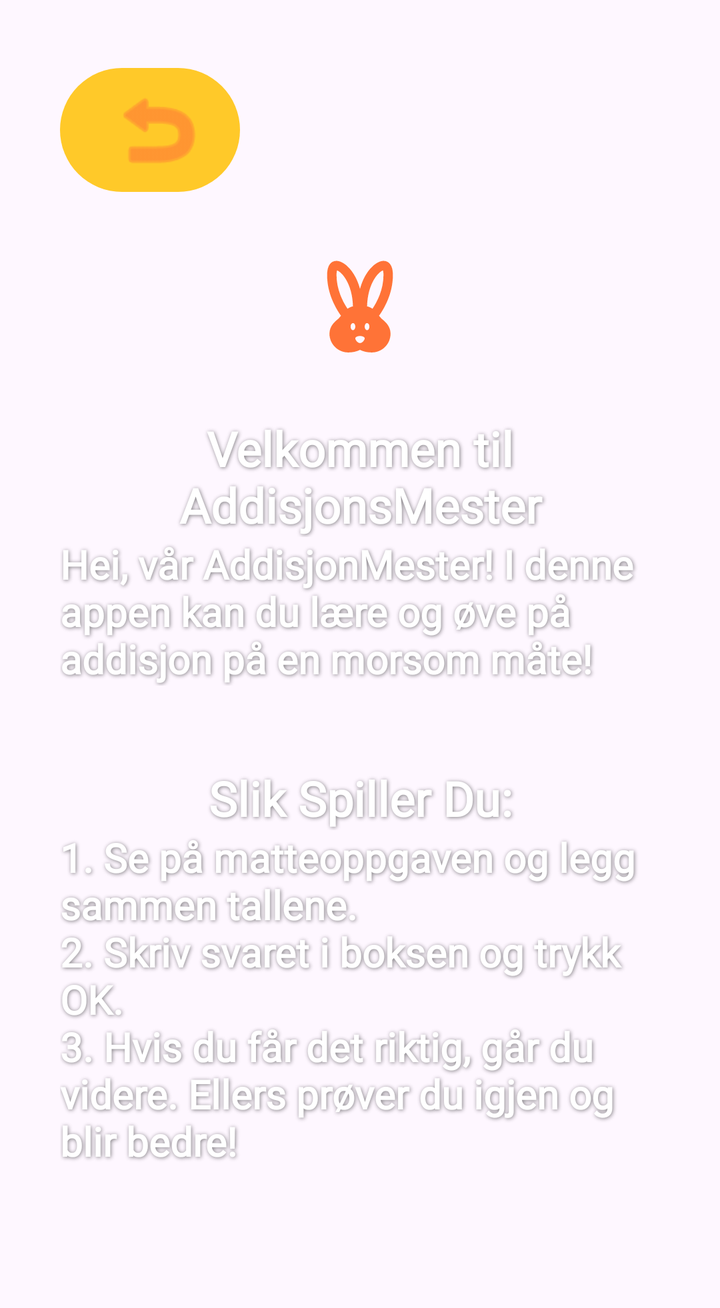
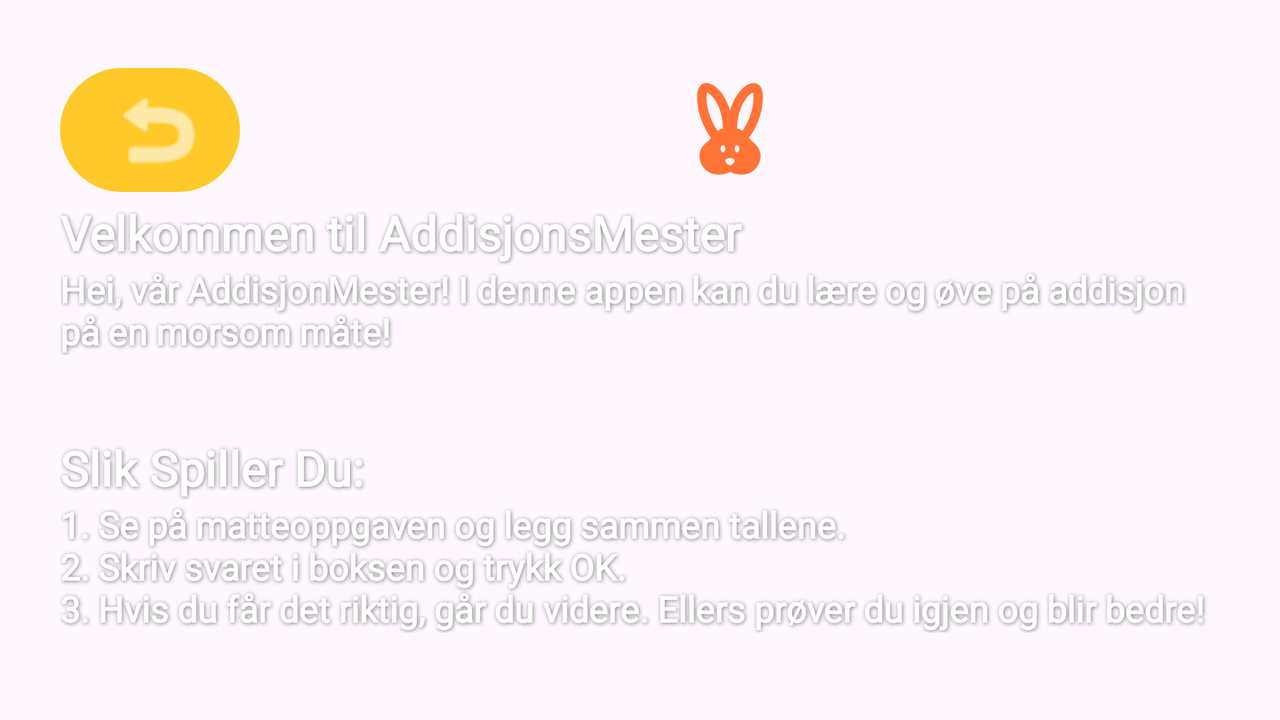

Compare how this app lays out the same screen by default and in its alternative resource folder. The renders come first, then the two layout files and the values they reference.
<!-- AndroidManifest.xml: application theme Theme.S345368m1 -->
<!-- res/layout/activity_about.xml -->
<?xml version="1.0" encoding="utf-8"?>
<ScrollView xmlns:android="http://schemas.android.com/apk/res/android"
    xmlns:app="http://schemas.android.com/apk/res-auto"
    xmlns:tools="http://schemas.android.com/tools"
    android:layout_width="match_parent"
    android:layout_height="match_parent"
    android:background="@drawable/ic_launcher_background"
    tools:context=".AboutActivity">

    <LinearLayout
        android:layout_width="match_parent"
        android:layout_height="wrap_content"
        android:orientation="vertical"
        android:padding="30dp">

        <Button
            android:id="@+id/back"
            android:layout_width="90dp"
            android:layout_height="70dp"
            app:icon="@android:drawable/ic_menu_revert"
            app:iconSize="50dp"
            app:iconTint="@color/orange" />

        <ImageView
            android:id="@+id/imageView5"
            android:layout_width="match_parent"
            android:layout_height="wrap_content"
            android:src="@drawable/ic_launcher_foreground" />

        <TextView
            android:id="@+id/welcomeHeader"
            android:layout_width="match_parent"
            android:layout_height="wrap_content"
            android:text="@string/welcome_header"
            android:textAlignment="center"
            android:textColor="@color/white"
            android:textSize="24sp" />

        <TextView
            android:id="@+id/welcomeText"
            android:layout_width="match_parent"
            android:layout_height="wrap_content"
            android:layout_marginBottom="40dp"
            android:text="@string/welcome_txt"
            android:textColor="@color/white"
            android:textSize="20sp" />

        <TextView
            android:id="@+id/tutorialHeader"
            android:layout_width="match_parent"
            android:layout_height="wrap_content"
            android:text="@string/how_header"
            android:textAlignment="center"
            android:textColor="@color/white"
            android:textSize="24sp" />

        <TextView
            android:id="@+id/tutorialText"
            android:layout_width="match_parent"
            android:layout_height="wrap_content"
            android:layout_marginBottom="40dp"
            android:isScrollContainer="false"
            android:nestedScrollingEnabled="false"
            android:text="@string/how_tekst"
            android:textColor="@color/white"
            android:textSize="20sp" />

    </LinearLayout>

</ScrollView>
<!-- resources referenced by this layout -->
<resources>
  <color name="orange">#FF7337</color>
  <color name="white">#FFFFFFFF</color>
  <!-- drawable ic_launcher_foreground (drawable) -->
  <vector xmlns:android="http://schemas.android.com/apk/res/android"
      android:width="108dp"
      android:height="108dp"
      android:viewportWidth="24"
      android:viewportHeight="24"
      android:tint="@color/orange">
    <group android:scaleX="0.522"
        android:scaleY="0.522"
        android:translateX="5.736"
        android:translateY="5.736">
      <path
          android:fillColor="@android:color/white"
          android:pathData="M16.84,14.52c-0.26,-0.19 -0.62,-0.63 -0.79,-0.84C17.24,12.01 19,8.87 19,5c0,-1.95 -0.74,-3 -2,-3c-1.54,0 -3.96,2.06 -5,5.97C10.96,4.06 8.54,2 7,2C5.74,2 5,3.05 5,5c0,3.87 1.76,7.01 2.95,8.68c-0.17,0.21 -0.53,0.65 -0.79,0.84c-0.5,0.41 -1.66,1.37 -1.66,2.98c0,2.21 1.79,4 4,4c1.55,0 2.5,-0.56 2.5,-0.56s0.95,0.56 2.5,0.56c2.21,0 4,-1.79 4,-4C18.5,15.89 17.34,14.93 16.84,14.52zM9.35,12.2C8.34,10.7 7,8.12 7,5c0,-0.49 0.06,-0.8 0.12,-0.97c0.94,0.31 3.24,2.71 3.38,7.64C10.03,11.79 9.66,11.97 9.35,12.2zM10.5,16.75c-0.28,0 -0.5,-0.34 -0.5,-0.75c0,-0.41 0.22,-0.75 0.5,-0.75S11,15.59 11,16C11,16.41 10.78,16.75 10.5,16.75zM12,19.5c-0.55,0 -1,-0.72 -1,-1c0,-0.28 0.45,-0.5 1,-0.5s1,0.22 1,0.5C13,18.78 12.55,19.5 12,19.5zM13.5,16.75c-0.28,0 -0.5,-0.34 -0.5,-0.75c0,-0.41 0.22,-0.75 0.5,-0.75S14,15.59 14,16C14,16.41 13.78,16.75 13.5,16.75zM13.5,11.67c0.14,-4.93 2.44,-7.33 3.38,-7.64C16.94,4.2 17,4.51 17,5c0,3.12 -1.34,5.7 -2.35,7.2C14.34,11.97 13.97,11.79 13.5,11.67z"/>
    </group>
  </vector>
  <string name="how_header">Slik Spiller Du:</string>
  <string name="how_tekst">1. Se på matteoppgaven og legg sammen tallene.\n2. Skriv svaret i boksen og trykk OK.\n3. Hvis du får det riktig, går du videre. Ellers prøver du igjen og blir bedre!</string>
  <string name="welcome_header">Velkommen til AddisjonsMester</string>
  <string name="welcome_txt">Hei, vår AddisjonMester! I denne appen kan du lære og øve på addisjon på en morsom måte!</string>
  <style name="Theme.S345368m1" parent="Base.Theme.S345368m1" />
  <style name="Base.Theme.S345368m1" parent="Theme.Material3.DayNight.NoActionBar">
          <item name="colorPrimary">@color/yellow</item>
          <item name="android:textStyle">bold</item>
          <item name="android:fontFamily">@font/bowlby_one_sc</item>
          <item name="android:shadowColor">@color/grey</item>
          <item name="android:shadowDx">1</item>
          <item name="android:shadowDy">1</item>
          <item name="android:shadowRadius">5</item>
      </style>
  <color name="yellow">#FFFFC929</color>
  <color name="grey">#7F000000</color>
</resources>
<!-- res/layout-land/activity_about.xml (the repository's variant of the layout above) -->
<!-- drawn on the phone turned sideways -->
<?xml version="1.0" encoding="utf-8"?>
<ScrollView xmlns:android="http://schemas.android.com/apk/res/android"
    xmlns:app="http://schemas.android.com/apk/res-auto"
    xmlns:tools="http://schemas.android.com/tools"
    android:layout_width="match_parent"
    android:layout_height="match_parent"
    android:background="@drawable/ic_launcher_background"
    tools:context=".AboutActivity">

    <LinearLayout
        android:layout_width="match_parent"
        android:layout_height="wrap_content"
        android:orientation="vertical"
        android:padding="30dp">

        <LinearLayout
            android:layout_width="match_parent"
            android:layout_height="wrap_content"
            android:orientation="horizontal">

            <Button
                android:id="@+id/back"
                android:layout_width="90dp"
                android:layout_height="70dp"
                app:icon="@android:drawable/ic_menu_revert"
                app:iconSize="50dp" />

            <ImageView
                android:id="@+id/imageView5"
                android:layout_width="match_parent"
                android:layout_height="70dp"
                android:scaleType="center"
                android:src="@drawable/ic_launcher_foreground" />
        </LinearLayout>

        <TextView
            android:id="@+id/welcomeHeader"
            android:layout_width="match_parent"
            android:layout_height="wrap_content"
            android:text="@string/welcome_header"
            android:textColor="@color/white"
            android:textSize="24sp" />

        <TextView
            android:id="@+id/welcomeText"
            android:layout_width="match_parent"
            android:layout_height="wrap_content"
            android:layout_marginBottom="40dp"
            android:text="@string/welcome_txt"
            android:textColor="@color/white"
            android:textSize="18sp" />

        <TextView
            android:id="@+id/tutorialHeader"
            android:layout_width="match_parent"
            android:layout_height="wrap_content"
            android:text="@string/how_header"
            android:textColor="@color/white"
            android:textSize="24sp" />

        <TextView
            android:id="@+id/tutorialText"
            android:layout_width="match_parent"
            android:layout_height="wrap_content"
            android:text="@string/how_tekst"
            android:textColor="@color/white"
            android:textSize="18sp" />
    </LinearLayout>

</ScrollView>
<!-- resources referenced by the variant -->
<!-- as the phone turned sideways resolves them -->
<resources>
  <color name="white">#FFFFFFFF</color>
  <!-- drawable ic_launcher_foreground (drawable) -->
  <vector xmlns:android="http://schemas.android.com/apk/res/android"
      android:width="108dp"
      android:height="108dp"
      android:viewportWidth="24"
      android:viewportHeight="24"
      android:tint="@color/orange">
    <group android:scaleX="0.522"
        android:scaleY="0.522"
        android:translateX="5.736"
        android:translateY="5.736">
      <path
          android:fillColor="@android:color/white"
          android:pathData="M16.84,14.52c-0.26,-0.19 -0.62,-0.63 -0.79,-0.84C17.24,12.01 19,8.87 19,5c0,-1.95 -0.74,-3 -2,-3c-1.54,0 -3.96,2.06 -5,5.97C10.96,4.06 8.54,2 7,2C5.74,2 5,3.05 5,5c0,3.87 1.76,7.01 2.95,8.68c-0.17,0.21 -0.53,0.65 -0.79,0.84c-0.5,0.41 -1.66,1.37 -1.66,2.98c0,2.21 1.79,4 4,4c1.55,0 2.5,-0.56 2.5,-0.56s0.95,0.56 2.5,0.56c2.21,0 4,-1.79 4,-4C18.5,15.89 17.34,14.93 16.84,14.52zM9.35,12.2C8.34,10.7 7,8.12 7,5c0,-0.49 0.06,-0.8 0.12,-0.97c0.94,0.31 3.24,2.71 3.38,7.64C10.03,11.79 9.66,11.97 9.35,12.2zM10.5,16.75c-0.28,0 -0.5,-0.34 -0.5,-0.75c0,-0.41 0.22,-0.75 0.5,-0.75S11,15.59 11,16C11,16.41 10.78,16.75 10.5,16.75zM12,19.5c-0.55,0 -1,-0.72 -1,-1c0,-0.28 0.45,-0.5 1,-0.5s1,0.22 1,0.5C13,18.78 12.55,19.5 12,19.5zM13.5,16.75c-0.28,0 -0.5,-0.34 -0.5,-0.75c0,-0.41 0.22,-0.75 0.5,-0.75S14,15.59 14,16C14,16.41 13.78,16.75 13.5,16.75zM13.5,11.67c0.14,-4.93 2.44,-7.33 3.38,-7.64C16.94,4.2 17,4.51 17,5c0,3.12 -1.34,5.7 -2.35,7.2C14.34,11.97 13.97,11.79 13.5,11.67z"/>
    </group>
  </vector>
  <string name="how_header">Slik Spiller Du:</string>
  <string name="how_tekst">1. Se på matteoppgaven og legg sammen tallene.\n2. Skriv svaret i boksen og trykk OK.\n3. Hvis du får det riktig, går du videre. Ellers prøver du igjen og blir bedre!</string>
  <string name="welcome_header">Velkommen til AddisjonsMester</string>
  <string name="welcome_txt">Hei, vår AddisjonMester! I denne appen kan du lære og øve på addisjon på en morsom måte!</string>
  <style name="Theme.S345368m1" parent="Base.Theme.S345368m1" />
  <color name="orange">#FF7337</color>
  <style name="Base.Theme.S345368m1" parent="Theme.Material3.DayNight.NoActionBar">
          <item name="colorPrimary">@color/yellow</item>
          <item name="android:textStyle">bold</item>
          <item name="android:fontFamily">@font/bowlby_one_sc</item>
          <item name="android:shadowColor">@color/grey</item>
          <item name="android:shadowDx">1</item>
          <item name="android:shadowDy">1</item>
          <item name="android:shadowRadius">5</item>
      </style>
  <color name="yellow">#FFFFC929</color>
  <color name="grey">#7F000000</color>
</resources>
